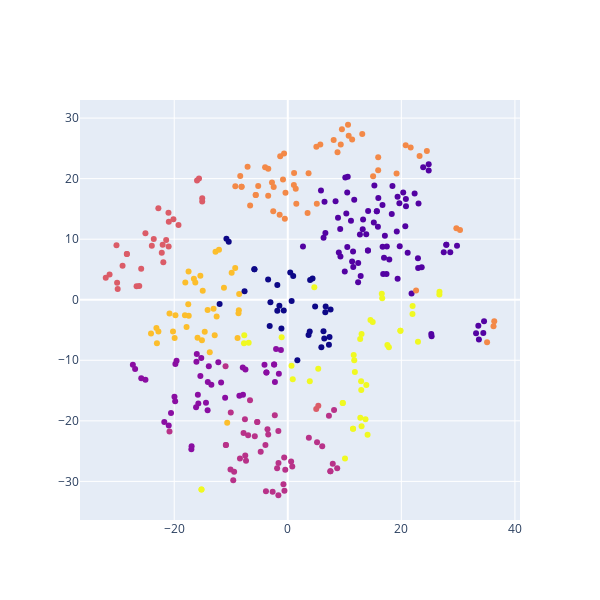

Notebook source saved alongside this figure:
### Code cell
import plotly.graph_objects as go

# Zip feature names with t-SNE data
custom_data = list(zip(df_scaled.columns, x_embedded_2d))

# Define hover template
hover_template = '<b>Feature:</b> %{customdata[0]}'

# Plot t-SNE visualization with hover labels
fig = go.Figure()

fig.add_trace(go.Scatter(
    x=x_embedded_2d[:, 0], 
    y=x_embedded_2d[:, 1], 
    mode='markers',
    marker=dict(color=clusters),
    customdata=custom_data,
    hovertemplate=hover_template,
))

fig.update_layout(width=600, height=600)

fig.show()

### Figure 1 — Plotly figure (JSON) as saved in the notebook; plotly's stock layout.template omitted (floating-point values rounded to 4 significant figures; data arrays with more than 128 entries replaced by an {"elided": "..."} marker saying what was removed)
{"data": [{"customdata": [["White", [-14.63, -5.296]], ["Undetermined", [-5.38, -20.18]], ["POC", [-5.38, -20.18]], ["Cis Woman", [-3.576, -21.37]], ["Agender", [-10.04, -18.64]], ["Cis Man", [11.7, 16.53]], ["Trans Woman", [15.15, 12.75]], ["Non Binary", [15.68, 14.61]], ["Undetermined", [15.68, 14.61]], ["Genderfluid", [20.77, 25.52]], ["Trans Man", [-19.96, -16.01]], ["Intersex", [-19.84, -16.76]], ["Lesbian", [-17.45, -2.631]], ["Undetermined", [-18.11, -2.543]], ["Ambiguous", [16.95, 6.946]], ["Bisexual", [17.88, 6.633]], ["Gay", [1.5, 15.86]], ["Pansexual", [14.05, -22.3]], ["Straight", [-14.98, 1.499]], ["Polyamorous", [19.83, -5.105]], ["Asexual", [19.83, -5.105]], ["Queer", [8.989, 7.796]], ["role", [5.844, 18.04]], ["representation", [9.273, 7.15]], ["TV_rating", [-0.8465, 19.87]], ["IMDB_total_votes", [1.066, 18.94]], ["IMDB_rating", [1.107, 20.94]], ["seasons", [1.398, 18.31]], ["total_episodes", [3.659, 20.89]], ["duration", [14.15, 14.64]], ["year", [-1.341, 23.68]], ["ABC", [10.72, 27.1]], ["ABC Kids", [9.327, 25.63]], ["Adult Swim", [12.38, 2.902]], ["Amazon Prime", [10.03, 4.661]], ["CW Seed", [11.53, 5.411]], ["Cartoon Network", [12.83, 3.901]], ["Comedy Central", [-2.786, 19.35]], ["Crunchyroll Originals", [-3.995, 21.87]], ["DC Universe", [-3.439, 21.64]], ["Disney Channel", [-11.04, -16.19]], ["Disney Junior", [-5.213, 18.78]], ["Disney XD", [-15.2, -31.34]], ["FX Networks", [-15.2, -31.34]], ["Fox", [-27.29, -10.74]], ["HBO Max", [-26.89, -11.43]], ["Hulu", [-19.79, -2.579]], ["Kids' WB", [-20.83, -2.289]], ["LOGO TV", [12.77, -19.47]], ["Myx TV", [13.68, -19.72]], ["Netflix", [13.0, -20.89]], ["Nickelodeon", [10.48, 8.709]], ["PBS", [17.44, 8.783]], ["Paramount +", [16.7, 8.742]], ["Peacock", [3.709, -22.81]], ["Rooster Teeth", [11.81, -11.92]], ["Showtime", [-28.35, 7.569]], ["SyFy", [-28.35, 7.569]], ["TBS", [11.61, -9.147]], ["The Hub", [11.7, -9.997]], ["The WB", [-23.61, 10.01]], ["Web Series", [-23.95, 8.923]], ["Webseries", [-21.42, 9.845]], ["YouTube", [-22.04, 9.09]], ["action", [-22.2, 7.769]], ["adenture", [-20.99, 8.804]], ["adventure", [-25.07, 10.97]], ["animation", [-30.06, 2.824]], ["comedy", [-31.39, 4.165]], ["crime", [-32.06, 3.613]], ["drama", [-29.96, 1.76]], ["family", [-1.124, -4.771]], ["fantasy", [-1.085, -6.187]], ["history", [-9.263, 5.251]], ["horror", [-15.07, 16.21]], ["musical", [-15.07, 16.77]], ["mystery", [-9.888, 4.471]], ["romance", [22.92, 6.865]], ["science fiction", [6.468, 16.19]], ["short", [20.69, 12.16]], ["sport", [5.11, 15.86]], ["talk show", [-10.9, -24.01]], ["thriller", [-10.9, -24.01]], ["western", [-10.67, -20.33]]], "hovertemplate": "<b>Feature:</b> %{customdata[0]}", "marker": {"color": {"elided": "353 int values"}}, "mode": "markers", "type": "scatter", "x": {"elided": "353 float values"}, "y": {"elided": "353 float values"}}], "layout": {"height": 600, "width": 600}}
